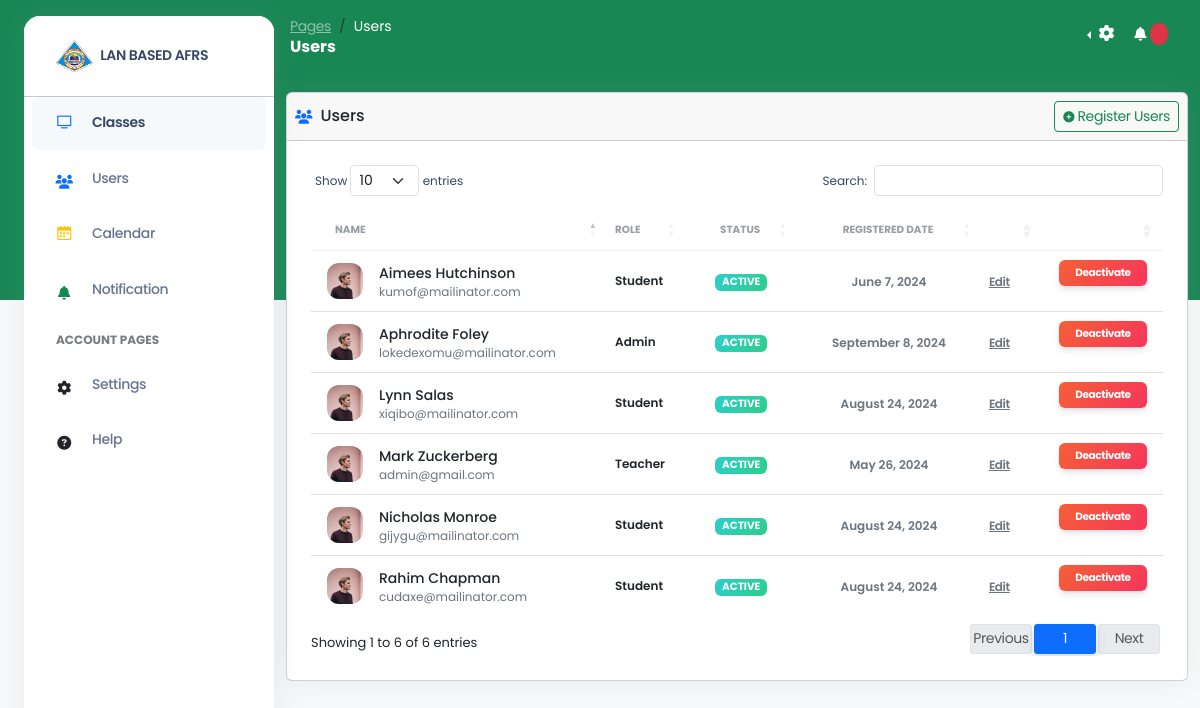
The app's page /index.php?page=users (signed in) with its own data.
### tables this page shows
CREATE TABLE `users` (
  `user_id` int(255) NOT NULL,
  `firstname` varchar(255) NOT NULL,
  `middlename` varchar(255) NOT NULL,
  `lastname` varchar(255) NOT NULL,
  `username` varchar(255) NOT NULL,
  `email` varchar(255) NOT NULL,
  `password` varchar(255) NOT NULL,
  `profile` varchar(255) NOT NULL,
  `usertype` int(2) NOT NULL,
  `userstatus` int(2) NOT NULL,
  `registereddate` datetime NOT NULL
);

### config/database.php (called while the page is built, shortened)
<?php
$host = "localhost";
$username = "root";
$password = "";
$database = "lanbased";
$conn = mysqli_connect($host, $username, $password, $database);
function findAll($table, $limit = null)
{
    global $conn;
    $limit_clause = '';
    $stmt = $conn->prepare("SELECT * FROM $table $limit_clause");
    $stmt->execute();
    $result = $stmt->get_result();
    return $result->fetch_all(MYSQLI_ASSOC);
}

### views/users.php (the view, shortened to what this page needs)
<div class="container-fluid py-4">
    <div class="row">
        <div class="col-12">
            <div class="card mb-4">
                <div class="card-header d-flex p-2  align-items-center justify-content-between">
                    <div class="d-flex justify-content-between align-items-center w-100">
                        <div class="d-flex gap-2 ">
                            <i class="fa fa-users text-primary text-sm opacity-10"></i>
                            <h6 class="mb-0">Users</h6>
                        </div>
                        <div>
                            <button data-bs-toggle="modal" data-bs-target="#people" class="btn btn-outline-success btn-sm mb-0">
                                <i class="fa fa-plus-circle"></i>
                                Register Users
                            </button>
                        </div>
                    </div>
                </div>
                <div class="card-body">
                    <div class="table-responsive p-0">
                        <table class="table align-items-center mb-0 table-data">
                            <thead>
                                <tr>
                                    <th class="text-uppercase text-secondary text-xxs font-weight-bolder opacity-7">Name</th>
                                    <th class="text-uppercase text-secondary text-xxs font-weight-bolder opacity-7 ps-2">Role</th>
                                    <th class="text-center text-uppercase text-secondary text-xxs font-weight-bolder opacity-7">Status</th>
                                    <th class="text-center text-uppercase text-secondary text-xxs font-weight-bolder opacity-7">Registered Date</th>
                                    <th class="text-secondary opacity-7"></th>
                                    <th class="text-secondary opacity-7"></th>
                                </tr>
                            </thead>
                            <tbody>
                                <?php
                                $peoples = findAll('users');
                                ?>
                                <?php foreach ($peoples as $people) : ?>
                                    <tr>
                                        <td>
                                            <div class="d-flex px-2 py-1">
                                                <div>
                                                    <img src="public/assets/img/team-4.jpg" class="avatar avatar-sm me-3" alt="user6">
                                                </div>
                                                <div class="d-flex flex-column justify-content-center">
                                                    <h6 class="mb-0 text-sm"><?= $people['firstname'] . ' ' . $people['lastname'] ?></h6>
                                                    <p class="text-xs text-secondary mb-0"><?= $people['email'] ?></p>
                                                </div>
                                            </div>
                                        </td>
                                        <td>
                                            <p class="text-xs font-weight-bold mb-0"><?= $people['usertype'] == 1 ? "Teacher" : ($people['usertype'] == 2 ? "Admin" : "Student") ?></p>
                                        </td>
                                        <td class="align-middle text-center text-sm">
                                            <span class="badge badge-sm <?= $people['userstatus'] == 1 ? "bg-gradient-success" : "bg-gradient-danger" ?>"><?= $people['userstatus'] == 1 ? "Active" : "Inactive" ?></span>
                                        </td>
                                        <td class="align-middle text-center">
                                            <span class="text-secondary text-xs font-weight-bold"><?php echo date('F j, Y', strtotime($people['registereddate'])); ?></span>
                                        </td>
                                        <td class="align-middle">
                                            <a class="text-secondary font-weight-bold text-xs cursor-pointer" data-bs-toggle="modal" data-bs-target="#people_<?= $people['user_id'] ?>">
                                                Edit
                                            </a>
                                        </td>
                                        <td class="align-middle text-center text-sm">
                                            <a href="actions/manage_user.php?activation&user_id=<?= $people['user_id'] ?>&userstatus=<?= $people['userstatus'] ?>" class="btn py-2 px-3 badge badge-sm <?= $people['userstatus'] == 1 ? "bg-gradient-danger" : "bg-gradient-success" ?>"><?= $people['userstatus'] == 1 ? "Deactivate" : "Activate" ?></a>
                                        </td>
                                    </tr>
                                <?php endforeach; ?>
                            </tbody>
                        </table>
                    </div>
                </div>
            </div>
        </div>
    </div>
</div>

### public/assets/css/main.css (style rules this page uses)
* { font-family: "Poppins", sans-serif; }
.h-height-100 { height: 100vh !important; }

### records on screen
users: firstname "Mark", lastname "Zuckerberg", email "admin@gmail.com", usertype "Teacher", userstatus "ACTIVE", registereddate "May 26, 2024"
users: firstname "Aimees", lastname "Hutchinson", email "kumof@mailinator.com", usertype "Student", userstatus "ACTIVE", registereddate "June 7, 2024"
users: firstname "Nicholas", lastname "Monroe", email "gijygu@mailinator.com", usertype "Student", userstatus "ACTIVE", registereddate "August 24, 2024"
users: firstname "Rahim", lastname "Chapman", email "cudaxe@mailinator.com", usertype "Student", userstatus "ACTIVE", registereddate "August 24, 2024"
users: firstname "Lynn", lastname "Salas", email "xiqibo@mailinator.com", usertype "Student", userstatus "ACTIVE", registereddate "August 24, 2024"
users: firstname "Aphrodite", lastname "Foley", email "lokedexomu@mailinator.com", usertype "Admin", userstatus "ACTIVE", registereddate "September 8, 2024"

### other values on screen
$_GET['page'] "Users"
